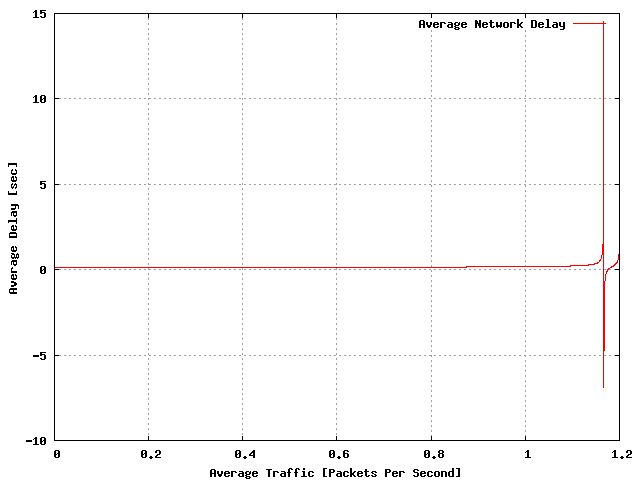

The script that drew this image:
set grid
set xlabel "Average Traffic [Packets Per Second]"
set ylabel "Average Delay [sec]"
plot "networkDelay.csv" using 1:2 title "Average Network Delay" with lines
